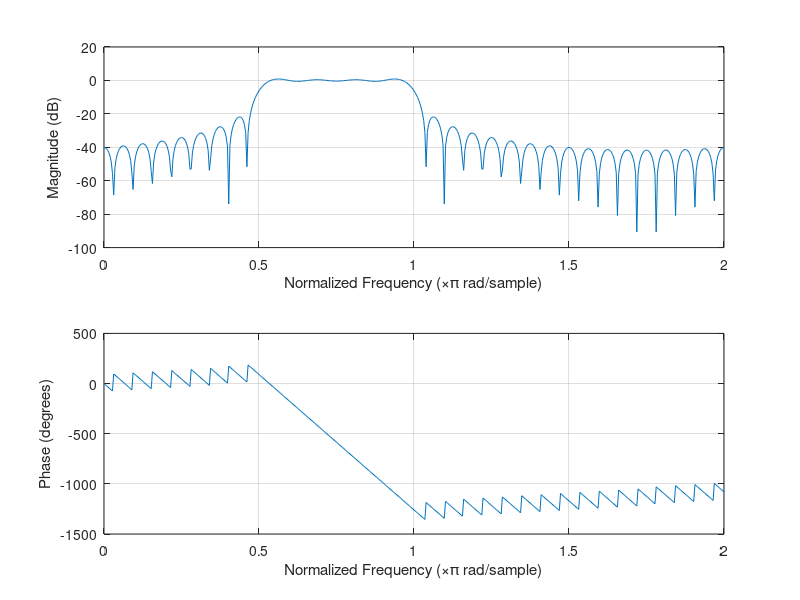
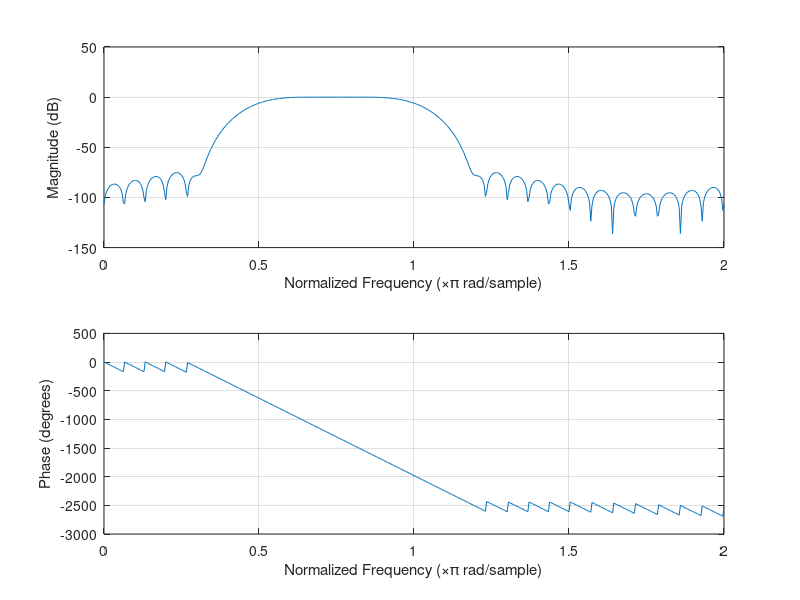
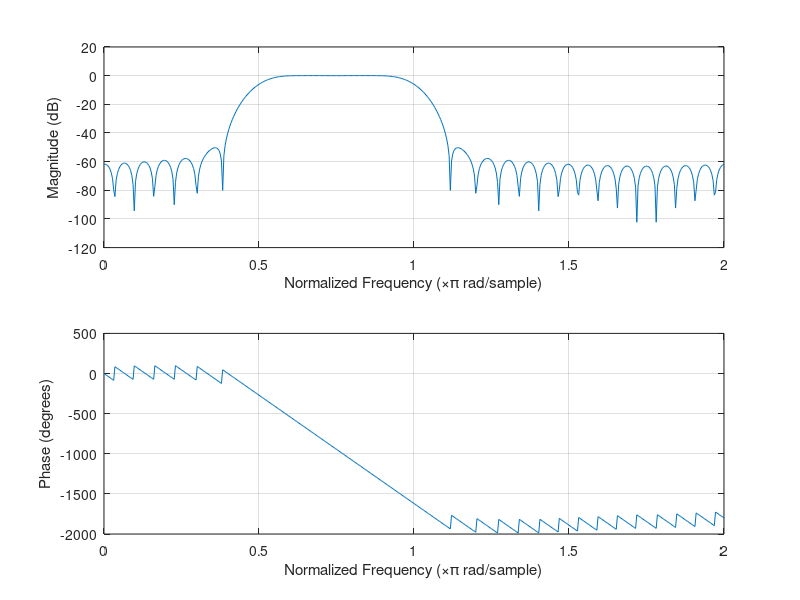

Write the MATLAB code that produced these figures, in order.
clc;
clear all;
close all;
% rect
wc=pi/2;
M=31;

for n=0:M
    w=1;
    r=@(w) exp(-1i*w*(n-(M-1)/2));
    Q=integral(r,-pi,-wc);
    y(n+1)=(1/(2*pi))*Q;
    h(n+1)=y(n+1).*w;
end
figure;
freqz(h);

% hamming
for n=0:M
    w2=0.42-0.5*cos(2*pi*n/(M-1))+0.08*cos(4*pi*n/(M-1));
     r=@(w) exp(-1i*w*(n-(M-1)/2));
          Q=integral(r,-pi,-wc);
    y(n+1)=(1/(2*pi))*Q;
    h2(n+1)=y(n+1).*w2;
end
figure;
freqz(h2);

% blackman
for n=0:M
    w3=0.54-0.46*cos(2*pi*n/(M-1));
     r=@(w) exp(-1i*w*(n-(M-1)/2));
     Q=integral(r,-pi,-wc);
     y(n+1)=(1/(2*pi))*Q;
    h3(n+1)=y(n+1).*w3;
end
figure;
freqz(h3);